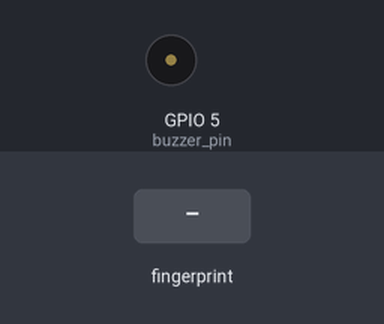
Bench run of a sketch on a simulated ESP8266 (NodeMCU). Shown: buzzer (waves = sounding, pin HIGH). The test bench sets the inputs (shaded band). WiFi joins after 1.5 s; servers stay silent unless stated; random numbers use the default seed unless the sketch sets one; what the sketch prints to the serial monitor is not drawn.

Above: at 4.8 s.
4.9 s: finger stored as number 1 placed on the sensor
At 5.9 s:
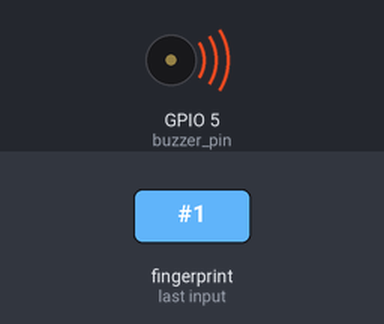
Timing chart, 0 to 11.8 s (numbered marks = the images above; inputs shaded):
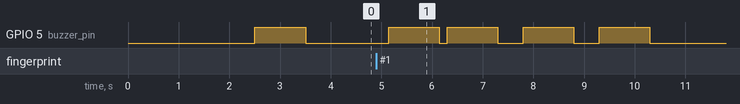

The sketch:

fingerprint_registration.ino
```cpp
#include <Arduino_JSON.h>
#include "Communication.h"

JSONVar json_object;

void setup() {
  Serial.begin(9600);
  initializeWIFI();
  initializeFingerprint();
}

void loop() {
  if(registerFingerprint()){
    json_object["fingerprint_id"] = fingerprint_id;
    String payload = JSON.stringify(json_object);

    Serial.println(fingerprint);
    Serial.println(payload);

    String response = postRequest(payload);
    Serial.println("Response: " + response);
  }
}
```

Communication.h
```cpp
#include "Fingerprint.h"
#include <ESP8266WiFi.h>
#include <ESP8266HTTPClient.h>

const char* ssid = "Civilian Teachers SKUA";  // Replace with your network SSID
const char* password = "civilian1234";        // Replace with your network password
const char* serverUrl = "http://64.23.247.79:8000";

String http_response = "";
int httpResponseCode;

void initializeWIFI() {
  WiFi.begin(ssid, password);
  Serial.print("Connecting to Wi-Fi");
  while (WiFi.status() != WL_CONNECTED) {
    delay(500);
    Serial.print(".");
  }
  Serial.println("Connected to Wi-Fi");
}

String postRequest(String payload) {
  WiFiClient client;
  HTTPClient http;
  http.begin(client, serverUrl);

  http.addHeader("Content-Type", "application/json");
  httpResponseCode = http.POST(payload);
  http_response = http.getString();
  http.end();

  Serial.println("HTTP Response code: " + String(httpResponseCode));
  Serial.println("HTTP Response string: " + String(http_response));

  if (httpResponseCode == 200) return "success";
  else return "fail";
}
```

Fingerprint.h
```cpp
#include <Adafruit_Fingerprint.h>
#include <SoftwareSerial.h>
#define Rx 13
#define Tx 12


SoftwareSerial serialFingerprint(Rx, Tx);
Adafruit_Fingerprint finger = Adafruit_Fingerprint(&serialFingerprint);

int fingerprint, fingerprint_id = 0, tz = 1;
uint8_t buzzer_pin = 5;
bool error = false;

// Method for buzzer beep
void beepSound() {
  digitalWrite(buzzer_pin, HIGH);
  delay(1000);
  digitalWrite(buzzer_pin, LOW);
}

void warningSound() {
  beepSound();
  delay(500);
  beepSound();
  delay(500);
  beepSound();
}

// Methode to initialize fingerprint
void initializeFingerprint(){
  pinMode(buzzer_pin, OUTPUT);
  Serial.println("\n\nAdafruit Fingerprint sensor enrollment");

  // set the data rate for the sensor serial port
  finger.begin(57600);

  if (finger.verifyPassword()) {
    beepSound();
    Serial.println("Found fingerprint sensor!");
  } else {
    warningSound();
    Serial.println("Did not find fingerprint sensor :(");
    while (1) { delay(1); }
  }

  Serial.println(F("Reading sensor parameters"));
  finger.getParameters();
  Serial.print(F("Status: 0x")); Serial.println(finger.status_reg, HEX);
  Serial.print(F("Sys ID: 0x")); Serial.println(finger.system_id, HEX);
  Serial.print(F("Capacity: ")); Serial.println(finger.capacity);
  Serial.print(F("Security level: ")); Serial.println(finger.security_level);
  Serial.print(F("Device address: ")); Serial.println(finger.device_addr, HEX);
  Serial.print(F("Packet len: ")); Serial.println(finger.packet_len);
  Serial.print(F("Baud rate: ")); Serial.println(finger.baud_rate);
}


// Method to scann fingerprint
void scanFingerprint() {
  fingerprint = finger.getImage();
  while (fingerprint == FINGERPRINT_NOFINGER)
    fingerprint = finger.getImage();


  if (fingerprint == FINGERPRINT_OK) {
    if (tz == 1) {
      fingerprint = finger.image2Tz(tz);
      tz = 2;
    } else if (tz == 2) {
      fingerprint = finger.image2Tz(tz);
      tz = 1;
    }

    if (fingerprint == FINGERPRINT_OK)
      beepSound();
    else {
      warningSound();
      error = true;
    }
  } else {
    warningSound();
    error = true;
  }

  while (fingerprint != FINGERPRINT_NOFINGER)
    fingerprint = finger.getImage();
  fingerprint = -1;
}


// Methode to register new fingerprint
boolean registerFingerprint() {
  fingerprint_id = random(1000);
  while (finger.loadModel(fingerprint_id) == FINGERPRINT_OK) fingerprint_id = random(1000);

  scanFingerprint();
  if (error == true) {
    error = false;
    return false;
  }

  fingerprint = finger.fingerSearch();
  if (fingerprint != FINGERPRINT_NOTFOUND) {
    warningSound();
    return false;
  }

  scanFingerprint();
  if (error == true) {
    warningSound();
    error = false;
    return false;
  }

  fingerprint = finger.createModel();
  if (fingerprint == FINGERPRINT_OK) {
    beepSound();
    return true;
  } else {
    warningSound();
    return false;
  }
}

// Methode to get New finger print
bool getFingerprint() {
  scanFingerprint();
  if (error == true) {
    error = false;
    return false;
  }

  fingerprint = finger.fingerSearch();
  if (fingerprint == FINGERPRINT_OK) {
    fingerprint_id = finger.fingerID;
    return true;
  } else return false;
}
```

Measured:
- after the input at 4.9 s, GPIO 5 (buzzer_pin): LOW → HIGH after 0.24 s, → LOW 1.0 s later, → HIGH 0.16 s later, → LOW 1.0 s later, … (8 changes in this stretch)
